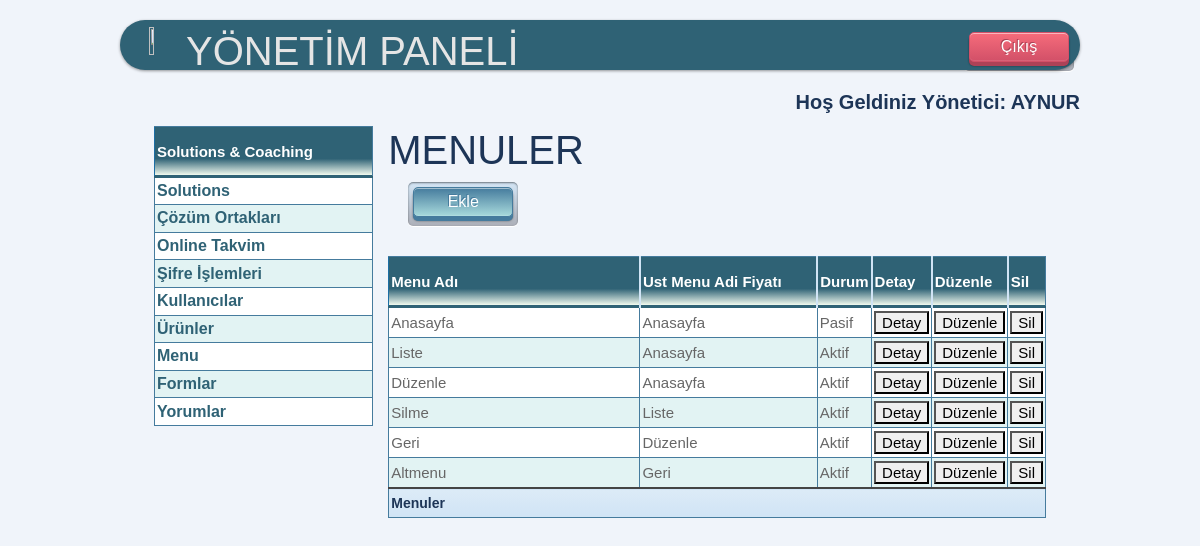
The app's page /yonetim/menu/ (signed in) with its own data.
### mysite/models.py (models this page shows)
class Menu(models.Model):
    menuadi = models.CharField(max_length=100, verbose_name='Menu Adi')
    ustmenuadi = models.CharField(max_length=100, verbose_name='Bağlantı Yapılacak Menü Adı', blank=True, null=True)
    editor = RichTextField(verbose_name="Sayfa İçeriği", null=True, blank=True)
    sira = models.IntegerField(verbose_name="Alt Menu Sırası", null=True, blank=True)
    durum = models.BooleanField(blank=True, null=True, verbose_name='Aktif')
    dosya = models.FileField(blank=True, null=True, )

### mysite/views.py (the view)
# urls.py: path('yonetim/menu/', views.menu_liste),
@login_required(login_url=settings.LOGIN_URL)
def menu_liste(request):
    menu = Menu.objects.all()
    context = {'menu': menu}
    return render(request, 'yonetim/menu/liste.html', context)

### mysite/templates/yonetim/menu/liste.html (shortened to what this page needs)
{% extends "yonetim/base.html" %}
{% block baslik %}MENULER{% endblock %}
{% block content %}
<div class="sol">
    {% if request.user.is_superuser %}
        <button type="button" onclick="btn_git()" class="push_button blue">Ekle</button>
    {% else %}
        <p></p>
    {% endif %}
</div>
<div>
</div>
<table class="blueTable" style="margin-top: 50px;">
    <thead>
    <tr>
        <th>Menu Adı</th>
        <th>Ust Menu Adi Fiyatı</th>
        <th>Durum</th>
        <th>Detay</th>
        <th>Düzenle</th>
        <th>Sil</th>
    </tr>
    </thead>
    <tfoot>
    <td colspan="6" style="height:30px; color:#1D3557">Menuler</td>
    </tfoot>
    <tbody>
    <tr>
        {% for menu in menu %}
        <td>{{menu.menuadi}}</td>
        <td>{{menu.ustmenuadi}}</td>
        <td>{% if menu.durum %}Aktif{% else %}Pasif{% endif %}</td>
        <td>
            <a href="/yonetim/menu/detay/{{ menu.id }}"><button>Detay</button></a>
        </td>
        <td>
            <a href="/yonetim/menu/duzenle/{{ menu.id }}"><button>Düzenle</button></a>
        </td>
         {% if request.user.is_superuser %}
        <td>
            <a href="/yonetim/menu/sil/{{ menu.id }}"><button>Sil</button></a>
        </td>
        {% else %}
        <td>
            <a href="/yonetim/menu/sil/{{ menu.id }}" ><button disabled="disabled">Sil</button></a>
        </td>
        {% endif %}
    </tr>
    {% endfor %}
    </tbody>
</table>
{% endblock %}

### mysite/templates/yonetim/base.html (shortened to what this page needs)
{% load static %}
<html xmlns="http://www.w3.org/1999/html" xmlns="http://www.w3.org/1999/html" >
<head>
    <link href="https://cdn.jsdelivr.net/npm/bootstrap@5.0.0-beta1/dist/css/bootstrap.min.css" rel="stylesheet">
    <link href="{% static 'style.css' %}" rel="stylesheet" type="text/css" />
</head>
<body>
<div id="banner1">
        <div class="sol">
            <img src="/static/img/logo5.png" style="text-align: center; width: 50%; height: 80%; image-rendering: pixelated; margin">
        </div>
        <h1 style="color:#e5e5e5;" class="sol">YÖNETİM PANELİ</h1>
        <div class="sag">
            <button type="button" onclick="btn_cik()" class="push_button red"   >Çıkış</button>
        </div>
</div>
<div class="sag" style="font-weight: bold; color: #1D3557; margin-top:20px;">
    {% if request.user.is_superuser %}
        <label style="font-size:20px;" >Hoş Geldiniz Yönetici:</label>
        <label style="text-transform: uppercase; font-size:20px;"> {{request.user.username}} </label>
    {% else %}
        <label style="font-size:20px;" >Hoş Geldiniz Kullanıcı:</label>
        <label style="text-transform: uppercase; font-size:20px;">{{request.user.username}} </label>
    {% endif %}
</div>
<div style="width: 95%;" class="container" >
    <table class="blueTable" cellpadding="10" style="height:300px;">
            <thead><th>Solutions & Coaching </th></thead>
            <tr><th style=""><a href="/yonetim/solutions/"> Solutions</a></th></tr>
            <tr><th><a href="/yonetim/ekip/">Çözüm Ortakları</a></th></tr>
            <tr><th><a href="/yonetim/onlinetakvim/">Online Takvim</a></th></tr>
            <tr><th><a href="/sifre/">Şifre İşlemleri</a></th></tr>
            <tr><th><a href = "/yonetim/kullanici">Kullanıcılar</a> </th></tr>
            <tr><th><a href = "/yonetim/urun">Ürünler</a> </th></tr>
            <tr><th><a href = "/yonetim/menu">Menu</a> </th></tr>
            <tr><th><a href = "/yonetim/form">Formlar</a> </th></tr>
            <tr><th><a href = "/yonetim/yorum">Yorumlar</a> </th></tr>
    </table>
    <div>
        <h1 style="color: #1D3557">{%block baslik%}{% endblock%}</h1>
        {% block content %}{% endblock %}
    </div>
</div>
</body>
</html>

### records on screen
Menu: menuadi "Anasayfa", ustmenuadi "Anasayfa", durum "Pasif"
Menu: menuadi "Liste", ustmenuadi "Anasayfa", durum "Aktif"
Menu: menuadi "Düzenle", ustmenuadi "Anasayfa", durum "Aktif"
Menu: menuadi "Silme", ustmenuadi "Liste", durum "Aktif"
Menu: menuadi "Geri", ustmenuadi "Düzenle", durum "Aktif"
Menu: menuadi "Altmenu", ustmenuadi "Geri", durum "Aktif"

### other values on screen
{{ request.user.username }} "AYNUR"
